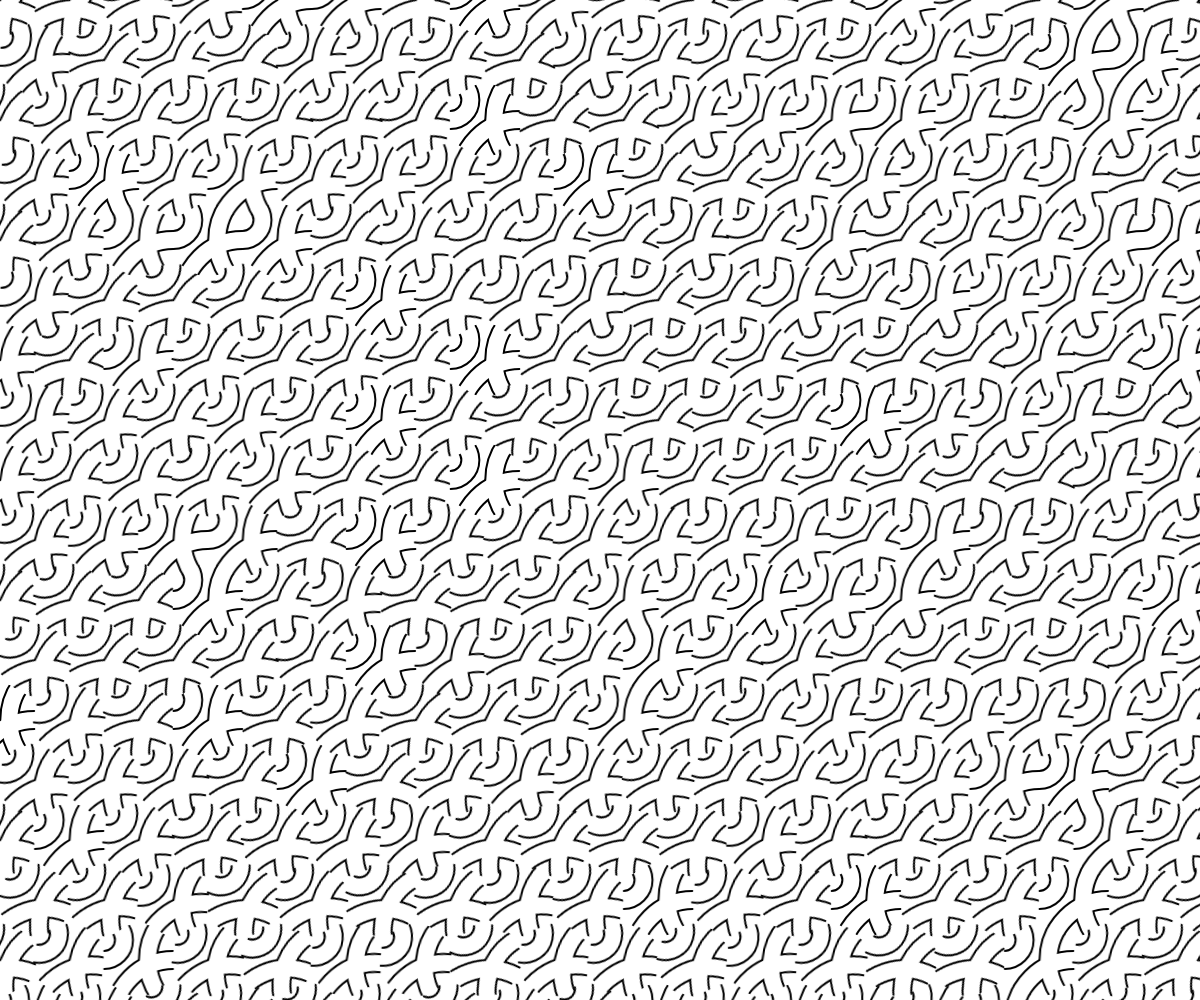
Frame 1 (no input)
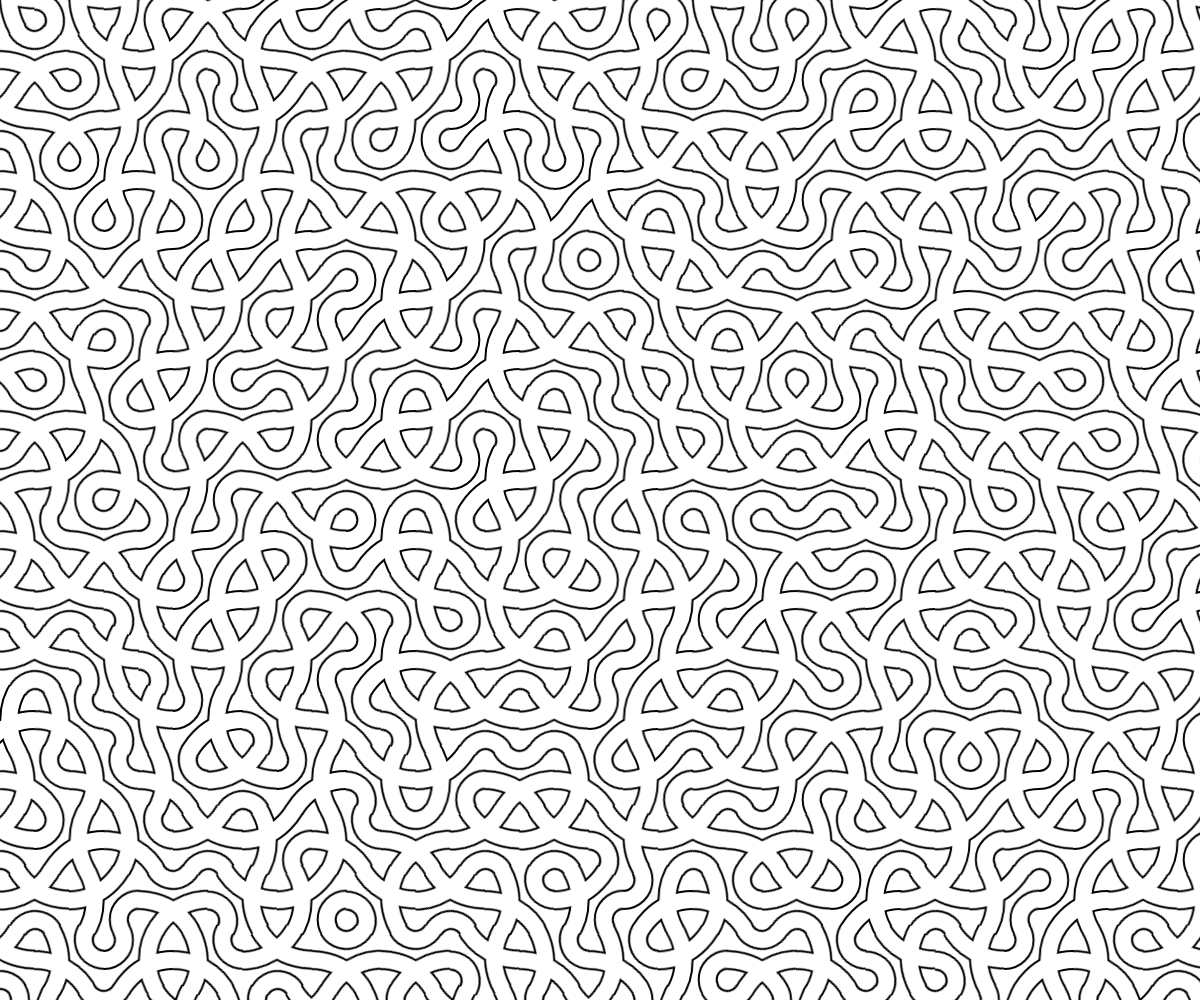
Frame 60 (no input)
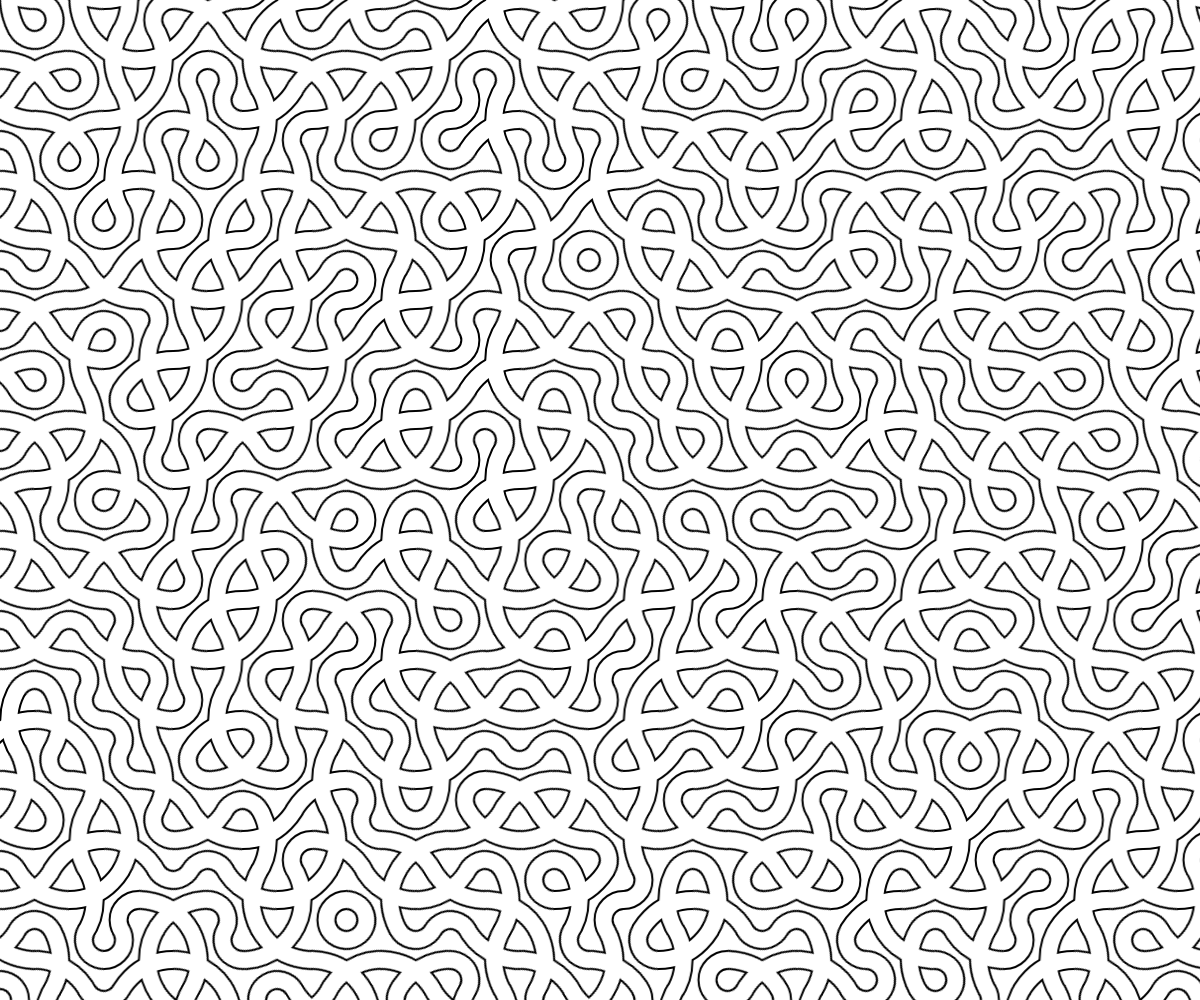
Frame 120 (the mouse pressed at the canvas centre since frame 60)

The p5.js sketch that drew these frames (run headless with seeded random() and noise() and a simulated clock; from frame 60 on, the mouse is pressed at the canvas centre):

// p5.js sketch
// ── sketch.js
/******************
Code by Vamoss
Original code link:
https://www.openprocessing.org/sketch/744884

Author links:
http://vamoss.com.br
http://twitter.com/vamoss
http://github.com/vamoss
******************/

//Original inspiration
//https://twitter.com/AidaInma/status/1161205965305393154

const radius = 40;
const altitude = (Math.sqrt(3) / 2) * radius;
let hexagons, hexagonPattern, rotations;
let changed = -1;

function setup() {
  createCanvas(windowWidth, windowHeight);

  let hexagonMask = createGraphics(radius * 2, radius * 2);
  hexagonMask.beginShape();
  for (let a = 0; a < TWO_PI; a += TWO_PI / 6) {
    let x = sin(a) * radius + radius;
    let y = cos(a) * radius + radius;
    hexagonMask.vertex(x, y);
  }
  hexagonMask.endShape();

  let hexagonLines = createGraphics(radius * 2, radius * 2);
  hexagonLines.noFill();
  hexagonLines.strokeWeight(20);
  hexagonLines.ellipse(radius - altitude, radius - radius / 2, radius, radius);
  hexagonLines.ellipse(radius + altitude * 2, radius, radius * 3, radius * 3);
  hexagonLines.ellipse(
    radius + altitude,
    radius + radius * 1.5,
    radius * 3,
    radius * 3
  );
  hexagonLines.strokeWeight(16);
  hexagonLines.stroke(255);
  hexagonLines.ellipse(radius - altitude, radius - radius / 2, radius, radius);
  hexagonLines.ellipse(radius + altitude * 2, radius, radius * 3, radius * 3);
  hexagonLines.ellipse(
    radius + altitude,
    radius + radius * 1.5,
    radius * 3,
    radius * 3
  );

  hexagonPattern = createGraphics(radius * 2, radius * 2);
  hexagonPattern.image(hexagonMask, 0, 0);
  hexagonPattern.drawingContext.globalCompositeOperation = "source-in";
  hexagonPattern.image(hexagonLines, 0, 0);

  rotations = [];
  hexagons = [];
  for (let x = -radius; x < width; x += altitude * 2) {
    let rowCount = 0;
    for (let y = -radius; y < height; y += radius * 1.5) {
      hexagons.push({
        x: x + (rowCount % 2 == 0 ? 0 : altitude),
        y: y,
        rotation: 0,
      });
      rotations.push((TWO_PI / 6) * floor(random(6)));
      rowCount++;
    }
  }
}

function draw() {
  background(255);
  hexagons.forEach((hexagon, index) => {
    hexagon.rotation += (rotations[index] - hexagon.rotation) * 0.09;
    push();
    translate(hexagon.x + radius, hexagon.y + radius);
    rotate(hexagon.rotation);
    translate(-(hexagon.x + radius), -(hexagon.y + radius));
    image(hexagonPattern, hexagon.x, hexagon.y);
    pop();
  });
}

function findClosest() {
  let closest = 0;
  let closestDistance = 9999;
  hexagons.forEach((hexagon, index) => {
    let d = dist(mouseX, mouseY, hexagon.x + radius, hexagon.y + radius);
    if (d < closestDistance) {
      closestDistance = d;
      closest = index;
    }
  });
  return closest;
}

function mousePressed() {
  changed = findClosest();
  rotations[changed] += TWO_PI / 6;
}

function mouseMoved() {
  let tempChanged = findClosest();
  if (changed != tempChanged) {
    changed = tempChanged;
    rotations[changed] += TWO_PI / 6;
  }
}
